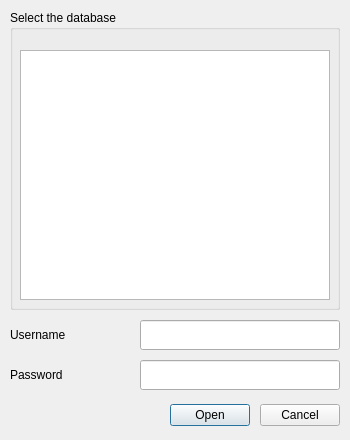
<?xml version="1.0" encoding="UTF-8"?>
<ui version="4.0">
    <class>OpenDialog</class>
    <widget class="QDialog" name="OpenDialog">
        <property name="geometry">
            <rect>
                <x>0</x>
                <y>0</y>
                <width>350</width>
                <height>440</height>
            </rect>
        </property>
        <property name="windowTitle">
            <string>Open Database</string>
        </property>
        <property name="modal">
            <bool>true</bool>
        </property>
        <widget class="QWidget" name="horizontalLayoutWidget">
            <property name="geometry">
                <rect>
                    <x>160</x>
                    <y>390</y>
                    <width>190</width>
                    <height>51</height>
                </rect>
            </property>
            <layout class="QHBoxLayout" name="horizontalLayout">
                <property name="spacing">
                    <number>10</number>
                </property>
                <property name="leftMargin">
                    <number>10</number>
                </property>
                <property name="topMargin">
                    <number>10</number>
                </property>
                <property name="rightMargin">
                    <number>10</number>
                </property>
                <property name="bottomMargin">
                    <number>10</number>
                </property>
                <item>
                    <widget class="QPushButton" name="openButton">
                        <property name="text">
                            <string>Open</string>
                        </property>
                    </widget>
                </item>
                <item>
                    <widget class="QPushButton" name="cancelButton">
                        <property name="text">
                            <string>Cancel</string>
                        </property>
                    </widget>
                </item>
            </layout>
        </widget>
        <widget class="QGroupBox" name="groupBox">
            <property name="geometry">
                <rect>
                    <x>10</x>
                    <y>10</y>
                    <width>330</width>
                    <height>300</height>
                </rect>
            </property>
            <property name="title">
                <string>Select the database</string>
            </property>
            <widget class="QListWidget" name="dbList">
                <property name="geometry">
                    <rect>
                        <x>10</x>
                        <y>40</y>
                        <width>310</width>
                        <height>250</height>
                    </rect>
                </property>
            </widget>
        </widget>
        <widget class="QLineEdit" name="usernameText">
            <property name="geometry">
                <rect>
                    <x>140</x>
                    <y>320</y>
                    <width>200</width>
                    <height>30</height>
                </rect>
            </property>
            <property name="placeholderText">
                <string/>
            </property>
        </widget>
        <widget class="QLabel" name="usernameLabel">
            <property name="geometry">
                <rect>
                    <x>10</x>
                    <y>320</y>
                    <width>100</width>
                    <height>30</height>
                </rect>
            </property>
            <property name="text">
                <string>Username</string>
            </property>
        </widget>
        <widget class="QLabel" name="passwordLabel">
            <property name="geometry">
                <rect>
                    <x>10</x>
                    <y>360</y>
                    <width>100</width>
                    <height>30</height>
                </rect>
            </property>
            <property name="text">
                <string>Password</string>
            </property>
        </widget>
        <widget class="QLineEdit" name="passwordText">
            <property name="geometry">
                <rect>
                    <x>140</x>
                    <y>360</y>
                    <width>200</width>
                    <height>30</height>
                </rect>
            </property>
            <property name="echoMode">
                <enum>QLineEdit::Password</enum>
            </property>
            <property name="placeholderText">
                <string/>
            </property>
        </widget>
    </widget>
    <tabstops>
        <tabstop>dbList</tabstop>
        <tabstop>usernameText</tabstop>
        <tabstop>passwordText</tabstop>
        <tabstop>openButton</tabstop>
        <tabstop>cancelButton</tabstop>
    </tabstops>
    <resources/>
    <connections>
        <connection>
            <sender>openButton</sender>
            <signal>clicked()</signal>
            <receiver>OpenDialog</receiver>
            <slot>open_button_click()</slot>
            <hints>
                <hint type="sourcelabel">
                    <x>209</x>
                    <y>414</y>
                </hint>
                <hint type="destinationlabel">
                    <x>174</x>
                    <y>219</y>
                </hint>
            </hints>
        </connection>
        <connection>
            <sender>cancelButton</sender>
            <signal>clicked()</signal>
            <receiver>OpenDialog</receiver>
            <slot>cancel_button_click()</slot>
            <hints>
                <hint type="sourcelabel">
                    <x>299</x>
                    <y>414</y>
                </hint>
                <hint type="destinationlabel">
                    <x>174</x>
                    <y>219</y>
                </hint>
            </hints>
        </connection>
    </connections>
    <slots>
        <slot>open_button_click()</slot>
        <slot>cancel_button_click()</slot>
    </slots>
</ui>
